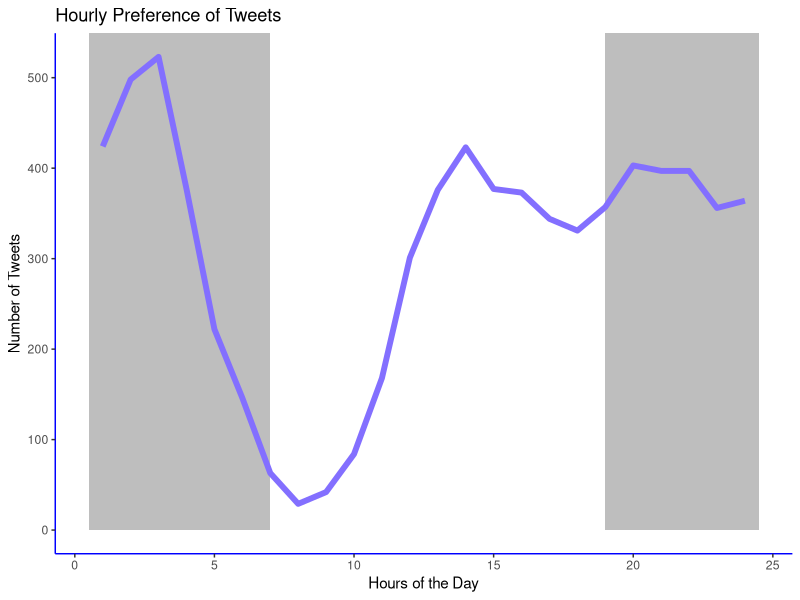
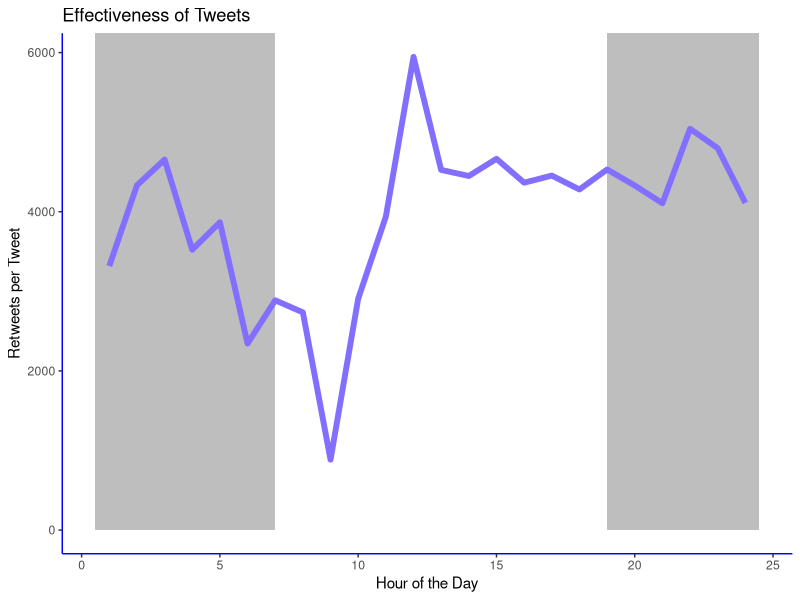
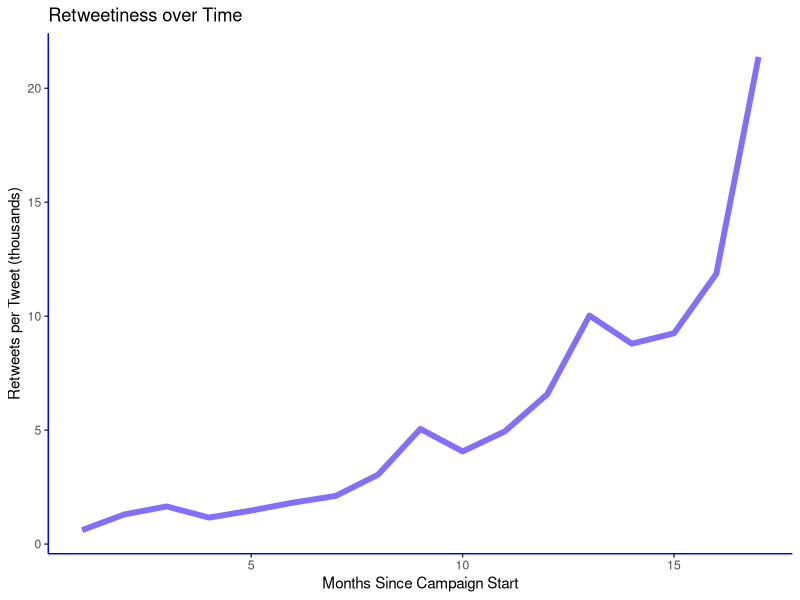
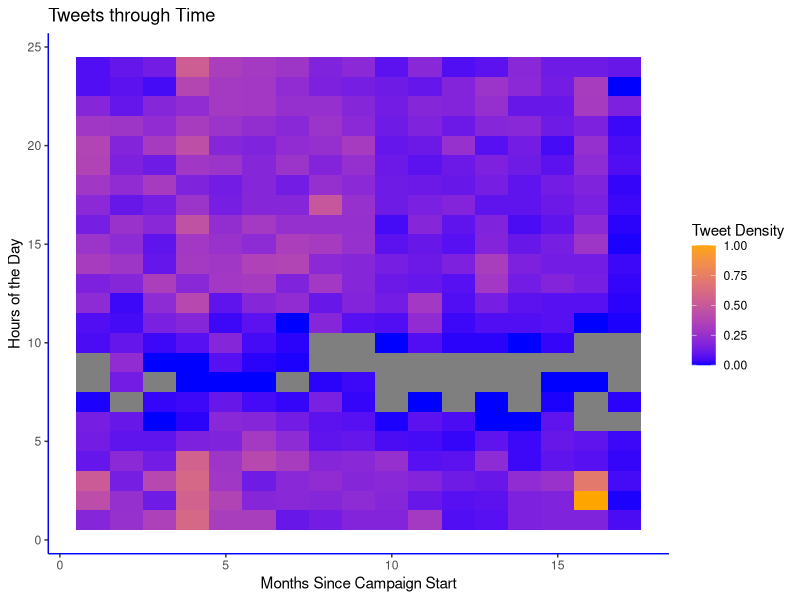
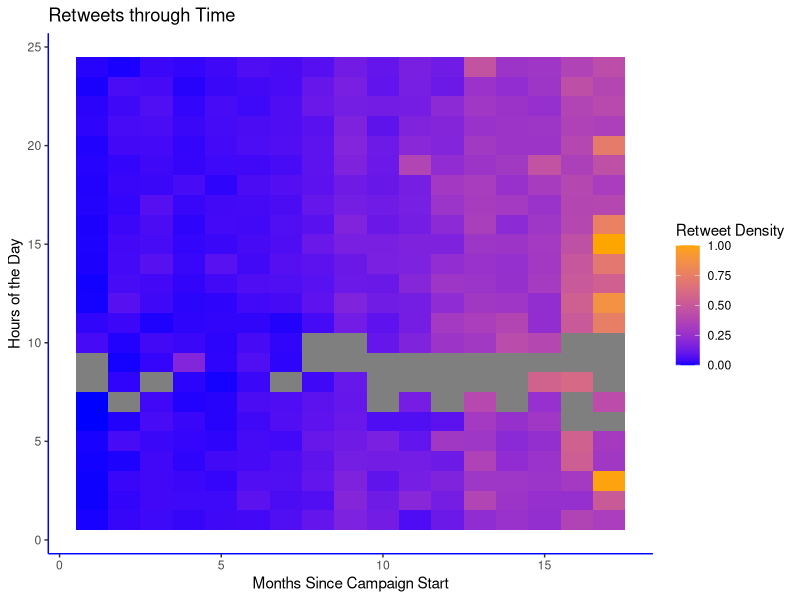
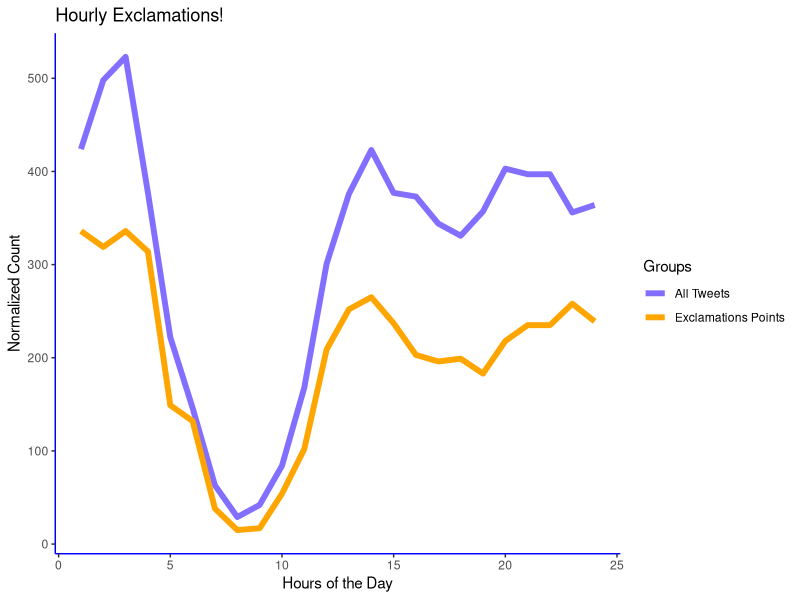

These charts were generated, in order, by the following R code: (Note: this script raises an error after producing the figures.)
##### SET UP #####
library(tidyverse)
library(dplyr)
library(ggplot2)
library(scales)

clean_plot =  theme(axis.line = element_line(colour = "blue"), panel.grid.major = element_blank(),
                    panel.grid.minor = element_blank(), panel.border = element_blank(),
                    panel.background = element_blank(), legend.key = element_blank())


tweets = read.csv('TrumpTweets.csv', stringsAsFactors = F)
names(tweets)[9] = 'Favorites'

##### HOURLY TWEETS EXPERIMENTING #####
# setting the data into the time intervals I want them in.
newtweets = tweets[,c(1:3,9,10)]
newtweets$Time = strptime(newtweets$Time, format = '%H:%M:%S')
newtweets$Date = strptime(newtweets$Date, format = '%y-%m-%d')
newtweets$hour_cat = cut(newtweets$Time, breaks = 'hours', labels = F)
newtweets$month_cat = cut(newtweets$Date, breaks = 'months', labels = F)

# summary table of tweet data.
newtweets_data = newtweets %>%
  select(-Time, -Date) %>%
  group_by(hour_cat) %>%
  summarise('count' = n(),
            'total_rt' = sum(Retweets)/1000000,
            'total_fav' = sum(Favorites)/1000000,
            'tweet_effect' = sum(Retweets/count))

# plotting tweets per hour.
ggplot(data = newtweets_data) +
  geom_rect(aes(xmin = 0.5, xmax = 7, ymin=0, ymax=Inf), fill = 'grey') +
  geom_rect(aes(xmin = 19, xmax = 24.5, ymin=0, ymax=Inf), fill = 'grey') +
  geom_line(aes(x = hour_cat, y = count), color = 'slateblue1', size = 2) +
  labs(x = 'Hours of the Day', y = 'Number of Tweets', title = 'Hourly Preference of Tweets') +
  clean_plot

# plotting effectiveness of tweets hourly.
ggplot(data = newtweets_data) +
  geom_rect(aes(xmin = 0.5, xmax = 7, ymin=0, ymax=Inf), fill = 'grey') +
  geom_rect(aes(xmin = 19, xmax = 24.5, ymin=0, ymax=Inf), fill = 'grey') +
  geom_line(aes(x = hour_cat, y = tweet_effect), color = 'slateblue1', size = 2) +
  labs(x = 'Hour of the Day', y = 'Retweets per Tweet', title = 'Effectiveness of Tweets') +
  clean_plot

clout = newtweets %>%
  select(-Time, -Date) %>%
  group_by(month_cat) %>%
  summarize('count' = n(),
            'total_rt' = sum(Retweets)/1000000,
            'total_fav' = sum(Favorites)/1000000,
            'tweet_effect' = sum(Retweets/count)/1000)

# retweetiness over time.
ggplot(data = clout) +
  geom_line(aes(x = month_cat, y = tweet_effect), size = 2, color = 'slateblue1') +
  labs(x='Months Since Campaign Start', y = 'Retweets per Tweet (thousands)', title = 'Retweetiness over Time') +
  clean_plot


##### MONTHLY TWEET EXPERIMENTING #####
# categorizing month and hour data.
boxtable = tweets %>%
  filter(Retweets < 100000) %>%
  select(Date, Time, Favorites, Retweets) %>%
  mutate(newDate = as.Date(Date, format = '%y-%m-%d')) %>%
  mutate(dateCut = cut(newDate, breaks = 'month', labels = F))
boxtable$newTime = strptime(boxtable$Time, format = '%H:%M:%S')
boxtable$timeCut = cut(boxtable$newTime, breaks = 'hours', labels = F)  

# creating frequencies of monthly/hourly tweets/retweets.
boxtable = boxtable %>% 
  select(-newTime, -newDate) %>%
  mutate(joinpoint = paste(dateCut, timeCut)) %>%
  group_by(dateCut, timeCut, joinpoint) %>%
  summarise('count' = n(),
            'retweets' = mean(Retweets))

# filling in missing values.
filler = data.frame(fake_month = sort(rep(seq(1:17), 24)),
                    fake_hour = rep(seq(1:24), 17))
filler$joinpoint = paste(filler$fake_month, filler$fake_hour)

boxtable = boxtable %>%
  right_join(filler, by = 'joinpoint')


# tweets through time
ggplot(data = boxtable, aes(x = fake_month, y = fake_hour)) +
  geom_tile(aes(fill = rescale(count))) +
  scale_fill_gradient(name = 'Tweet Density', low = 'blue', high = 'orange') +
  labs(x='Months Since Campaign Start', y = 'Hours of the Day', title = 'Tweets through Time') +
  clean_plot

# retweets through time
ggplot(data = boxtable, aes(x = fake_month, y = fake_hour)) +
  geom_tile(aes(fill = rescale(retweets))) +
  scale_fill_gradient(name = 'Retweet Density', low = 'blue', high = 'orange') +
  labs(x='Months Since Campaign Start', y = 'Hours of the Day', title = 'Retweets through Time') +
  clean_plot


##### EXCLAMATION POINTS #####

# grepping for exclamation points, unlisting while hunting for null values and subset values proved difficult. 
exclaim = (gregexpr(pattern = "!", text = tweets$Tweet_Text))
numexclaim = c()
for (i in 1:length(exclaim)){
  if (sum(exclaim[[i]]) == -1){
    numexclaim[i] = 0
  }else{
    numexclaim[i] = length(exclaim[[i]])
  }
}

# putting them into a dataframe.
exclaimtweets = data.frame('text' = tweets$Tweet_Text, 'count' = numexclaim, 'time' = as.character(tweets$Time),
                           'retweets' = tweets$Retweets, stringsAsFactors = F)

# formatting date and time, then creating a summary table.
exclaimtweets$time = strptime(exclaimtweets$time, format = '%H:%M:%S')
exclaimtweets$hour_cat = cut(exclaimtweets$time, breaks = 'hours', labels = F)
extb = exclaimtweets %>% 
  select(-time) %>%
  group_by(hour_cat) %>%
  summarise('class' = 'exclaim',
            'count' = sum(count))

# combining with the table for all tweets.
extb = rbind(extb, data.frame('hour_cat' = newtweets_data$hour_cat,
                        'class' = rep('All Tweets', nrow(newtweets_data)), stringsAsFactors = F,
                        'count' = newtweets_data$count))

# plotting exclamation points hourly preferences.
ggplot(data = extb) +
  geom_line(aes(x = hour_cat, y = count, color = factor(class)), size = 2) +
  labs(x = 'Hours of the Day', y = 'Normalized Count', title = 'Hourly Exclamations!') +
  scale_color_manual(name = 'Groups', values = c('slateblue1', 'orange'), labels=c('All Tweets','Exclamations Points'))+
  clean_plot


##### HASHTAGS ##### 

# duplicating so I don't destroy it.
tweetstb = tweets

# finding most popular hashtags from the hashtag list.
hash = paste(tweetstb$Hashtags, collapse = ';')
hash = unlist(strsplit(hash, ';+'))
hashdf = tbl_df(table(hash)) %>% arrange(-n) %>% filter(n > 50)


# fetching values for the top hashtags.
tophash = data.frame()
for (i in 1:nrow(hashdf)){
  print(hashdf$hash[i])
  x = tweetstb %>%
    filter(grepl(pattern = hashdf$hash[i], Hashtags))
  x$Time = strptime(x$Time, format = '%H:%M:%S')
  x$hour_cat = cut(x$Time, breaks = 'hours', labels = F)
  hash1 = tbl_df(table(x$hour_cat)) %>% transmute('hashtag' = hashdf$hash[i],'hour_cat' = as.numeric(Var1), 'count' = n)
  tophash = rbind(tophash, hash1)
}

# taking only the columns we want and joining them with the table for all tweets. 
tophash = tophash %>% filter(hashtag %in% c('Trump2016','MakeAmericaGreatAgain'))
tophash = rbind(tophash, 
          data.frame('hashtag' = rep('All Tweets', nrow(newtweets_data)), stringsAsFactors = F,
                     'hour_cat' = newtweets_data$hour_cat,
                     'count' = newtweets_data$count/10))

# Hourly hashtags preference.
ggplot(data = tophash) +
  geom_line(aes(x = hour_cat, y = count, color = factor(hashtag)), size = 2) +
  labs(x = 'Hours of the Day', y = 'Count', title = 'Hourly Hashtag Preference') +
  scale_color_discrete(name = 'Hashtags', labels = c('(1/10 of All Hashtags)', '#MakeAmericaGreatAgain', '#Trump2016'))+
  clean_plot

# finding the midpoint of when each of the popular tweets took off, to normalize against retweetiness.
middate = tweetstb %>%
  filter(grepl(pattern = hashdf$hash[i], Hashtags)) %>%
  select(Hashtags, Retweets, Date) %>%
  mutate(newdate = as.Date(Date, format = '%y-%m-%d'))
middate = middate %>%
  summarise('meantime' = mean(middate$newdate))


# calculating the average retweets on tweets with certain hashtags.
eff_hash = data.frame()
for (i in 1:nrow(hashdf)){
  print(hashdf$hash[i])
  middate = tweetstb %>%
    filter(grepl(pattern = hashdf$hash[i], Hashtags)) %>%
    select(Hashtags, Retweets, Date) %>%
    mutate(newdate = as.Date(Date, format = '%y-%m-%d'))
  out = middate %>%
    summarise('hashtag' = paste0('#', hashdf$hash[i]),
              'count' = n(),
              'avg_rt' = mean(Retweets),
              'meantime' = mean(middate$newdate))
  eff_hash = rbind(eff_hash, out)
  middate = tweetstb %>%
    filter(!grepl(pattern = hashdf$hash[i], Hashtags)) %>%
    select(Hashtags, Retweets, Date) %>%
    mutate(newdate = as.Date(Date, format = '%y-%m-%d'))
  out = middate %>%
    summarise('hashtag' = paste0('#', hashdf$hash[i]),
              'count' = n(),
              'avg_rt' = mean(Retweets),
              'meantime' = mean(middate$newdate))
  eff_hash = rbind(eff_hash, out)
}

# normalizing for increased retweetibility over time.
eff_hash$presence = seq(1,0)
eff_hash$midpoint = round(as.numeric(difftime(eff_hash$meantime, min(as.Date(newtweets$Date)), units = 'weeks')/4))
eff_hash = merge(eff_hash, clout[,c(1,5)], by.x = 'midpoint', by.y = 'month_cat', all.x = T)
eff_hash$norm = eff_hash$avg_rt / eff_hash$tweet_effect

# Impact of Hashtag on Retweet Potential / Normalization
ggplot(data = eff_hash) +
  geom_point(aes(x = hashtag, y = avg_rt, color = factor(presence)), size = 3) +
  labs(x='Hashtag', y = 'Average Retweet', title = 'Hashtag Impact on Retweet Potential') +
  ylim(0,12000) +
  scale_color_manual(name = 'Present', labels = c('No', 'Yes'), values = c('slateblue1', 'orange')) +
  clean_plot

ggplot(data = eff_hash) +
  geom_point(aes(x = hashtag, y = norm, color = factor(presence)), size = 4) +
  labs(x='Hashtag', y = 'Normalized Average Retweet', title = 'Normalized Hashtag Impact on Retweet Potential') +
  ylim(0,12000) +
  scale_color_manual(name = 'Present', labels = c('No', 'Yes'), values = c('slateblue1', 'orange')) +
  clean_plot




##### OBSERVATIONS #####

# There are a few tweets, I believe right after Trump was elected, that there's an order of magnitude 
# more retweets/favorites. In coming analyses, I might want to exclude this points so they don't skew the 
# analysis and presentation of the data.

# It also looks like sometimes Trump retweeted people who used an awful amount of exclamation points,
# and that showed up as one of his tweets.

# It's confirmed that Favorites and Retweets can be proxies for each other. They're very closely correlated 
# (Adj R^2 is 0.8815)

# Separating his tweets from him weirdly quoting tweets and him retweeting people is more difficult than I thought.
# So, I'm using the assumption that when he retweets something that uses #MAGA or "I love Trump!!!!" it's because 
# he's willing to highlight this tweet, even if he's not writing it himself.

# With this in mind, he tweets or retweets exclamation marks with no real hourly preference that's different than the 
# normal flow of tweets.

# There is also no significant trend for his most popular hashtags (and the less popular ones don't have enough
# to show trends yet).

# Effects of using top hashtags on retweets: could be influenced by time in campaign it was tweeted. Use retweetiness
# to normalize it. In fact, it is. There may be other factors at play here, but the tweetiness is the biggest player
# for sure.


##### TODO #####
# collect tweets with rtweet and do some simple analysis following up this stuff.

